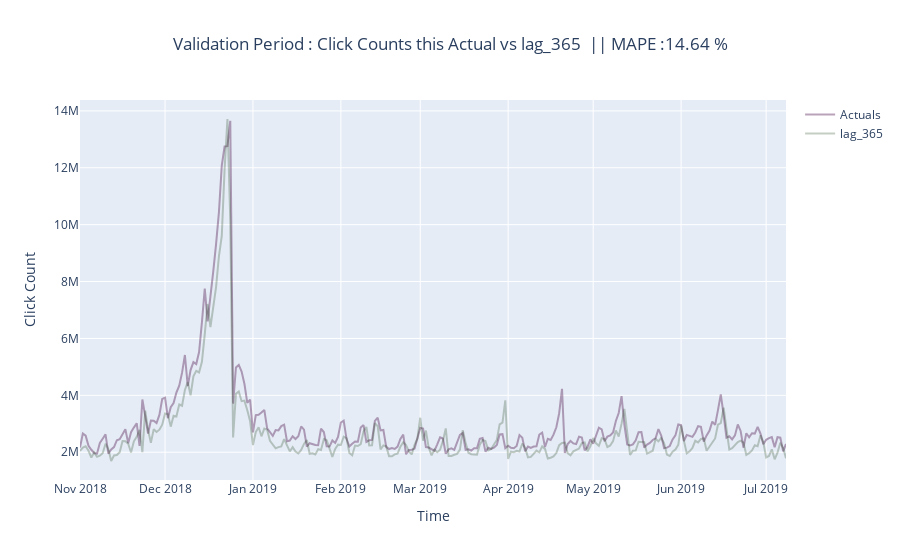

Notebook code for this chart:
### Markdown cell above
A naive hypothesis here could be: "tomorrow will be the same as today". However, instead of a model like $\hat{y}_{t} = y_{t-1}$ (which is actually a great baseline for any time series prediction problems and sometimes is impossible to beat), but as we are trying to predict a much longer window into the future, i.e. 9 months, we wont have $y_{t-1}$ available. So, we will instead take the last years value to predict future, take it as a baseline and check if any modeling technique can beat it.

$\hat{y}_{t} = y_{t-365}$



The reason of limiting the forecast to next 9 months (March 2020) is to avoid forecast during covid pandemic timeperiod. As historically we havent seen any such event, it would not be wise to expect model trained on historically trends to pick the variations.

### Code cell
# Train Test split
train, test = train_test_msplit(ClickCounts)
plot_ts(df=test, pred='lag_365', model="Validation Period")

### Figure 1 — Plotly figure (JSON) as saved in the notebook; plotly's stock layout.template omitted (floating-point values rounded to 4 significant figures; data arrays with more than 128 entries replaced by an {"elided": "..."} marker saying what was removed)
{"data": [{"marker": {"color": "rgba(80, 26, 80, 0.8)"}, "mode": "lines", "name": "Actuals", "opacity": 0.5, "text": {"elided": "250 int values"}, "type": "scatter", "x": {"elided": "250 str values"}, "y": {"elided": "250 int values"}}, {"marker": {"color": "rgba(16, 50, 6, 0.8)"}, "mode": "lines", "name": "lag_365", "opacity": 0.3, "text": {"elided": "250 int values"}, "type": "scatter", "x": {"elided": "250 str values"}, "y": {"elided": "250 int values"}}], "layout": {"autosize": true, "title": {"text": "Validation Period : Click Counts this Actual vs lag_365  || MAPE :14.64 % ", "x": 0.5}, "xaxis": {"autorange": true, "range": ["2018-11-01", "2019-07-08"], "ticklen": 5, "title": {"text": "Time"}, "type": "date", "zeroline": false}, "yaxis": {"autorange": true, "range": [1024000.0, 14380000.0], "ticklen": 5, "title": {"text": "Click Count"}, "type": "linear", "zeroline": false}}}
